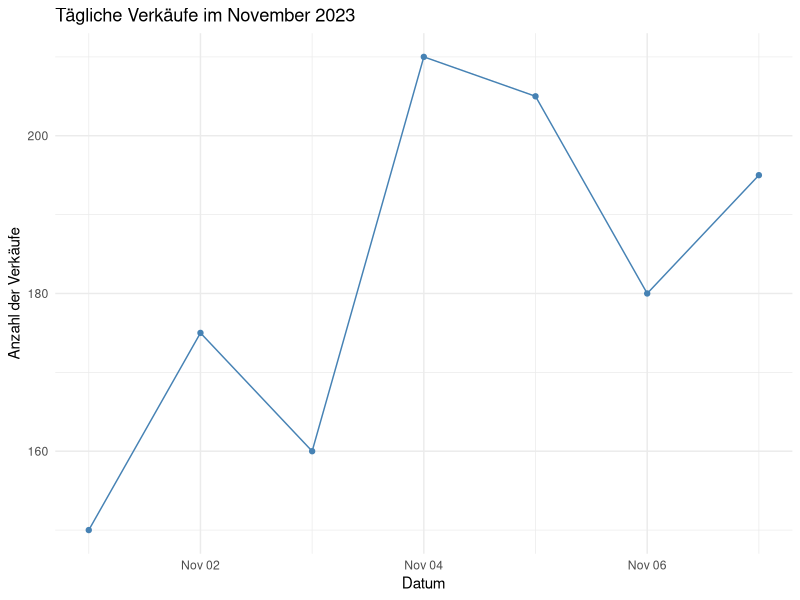

Reproduce this figure in R.
# Benötigte Pakete laden (ggf. zuerst installieren mit install.packages("tidyverse"))
library(dplyr)
library(ggplot2)

# 1. & 2. Data Frame (in R "tibble") erstellen und transformieren
sales_data <- tibble(
  Datum = as.Date(c('2023-11-01', '2023-11-02', '2023-11-03', '2023-11-04',
                    '2023-11-05', '2023-11-06', '2023-11-07')),
  Verkaeufe = c(150, 175, 160, 210, 205, 180, 195)
)

# 3. Visualisierung
# Die Grafik wird durch das Hinzufügen von "Schichten" (layers) aufgebaut.
plot <- ggplot(data = sales_data, aes(x = Datum, y = Verkaeufe)) +
  geom_line(color = "steelblue") +  # Fügt die Linie hinzu
  geom_point(color = "steelblue") + # Fügt die Punkte hinzu
  labs(                               # Fügt Titel und Achsenbeschriftungen hinzu
    title = "Tägliche Verkäufe im November 2023",
    x = "Datum",
    y = "Anzahl der Verkäufe"
  ) +
  theme_minimal() # Wendet ein sauberes, minimalistisches Design an

ggsave(
  filename = "line.png", # Dateiname und -typ
  width = 10, # Breite des Bildes
  height = 5, # Hoehe des Bildes
  plot = plot, # Das zu speichernde Plot-Objekt
)
